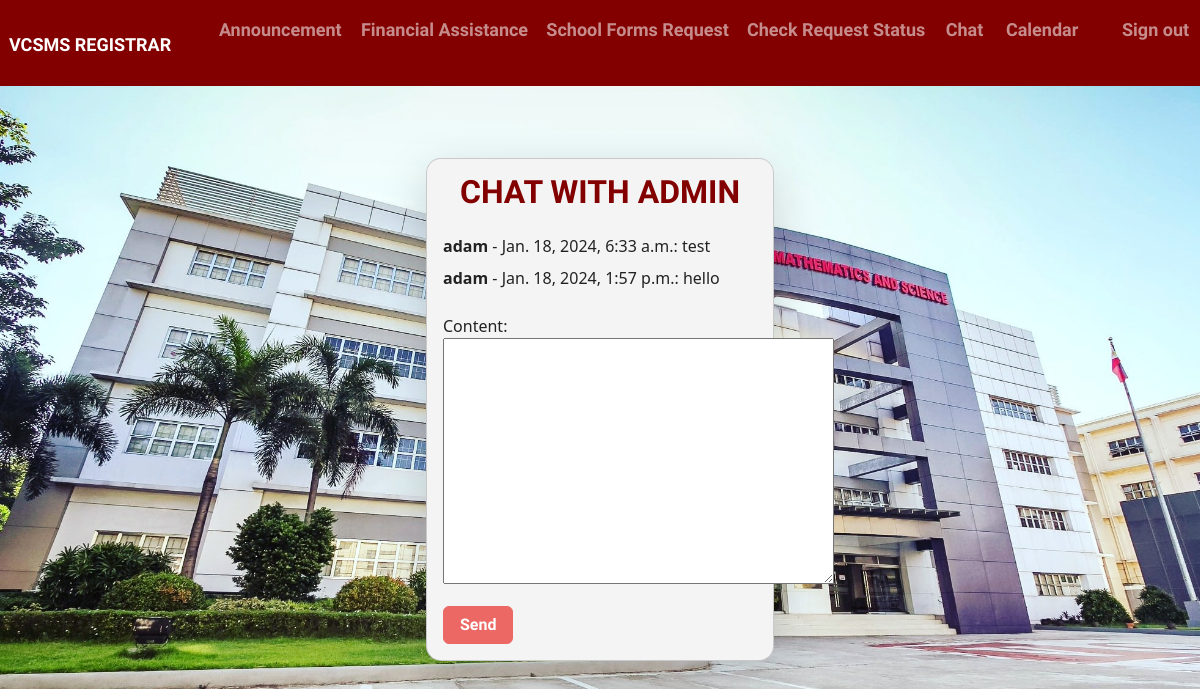
/chat (signed in), run on the app's committed database.
### vrexApp/models.py (models this page shows, shortened)
class Message(models.Model):
    sender = models.ForeignKey(CustomUser, on_delete=models.CASCADE, related_name='sent_messages')
    recipient = models.ForeignKey(CustomUser, on_delete=models.CASCADE, related_name='received_messages')
    content = models.TextField()
    timestamp = models.DateTimeField(auto_now_add=True)

class CustomUser(AbstractUser):
    first_name = models.CharField(_("first name"), max_length=150, blank=True)
    middle_name = models.CharField(_("middle name"), max_length=150, blank=True)
    last_name = models.CharField(_("last name"), max_length=150, blank=True)
    GENDER_CHOICES = [
        ('', 'Choose Gender'),
        ('M', 'Male'),
        ('F', 'Female'),
        ('O', 'Other'),
    ]
    sex = models.CharField(_("sex"), max_length=10, choices=GENDER_CHOICES, blank=True)
    USER_TYPE_CHOICES = [
        ('', 'Choose User Type'),
        ('student', 'Student'),
        ('parent', 'Parent'),
    ]
    user_type = models.CharField(_("user type"), max_length=10, choices=USER_TYPE_CHOICES, blank=True)
    home_address = models.CharField(_("home address"), max_length=150, blank=True)
    contact_number = models.CharField(
        _("contact number"),
        max_length=150,
        blank=True,
        validators=[
            RegexValidator(
                regex=r'^\+63\d{10}$',
                message=_("Enter a valid cellphone number starting with +63."),
            ),
        ],
        help_text=_("Enter a valid cellphone number starting with +63."),
    )

### vrexApp/views.py (the view)
# urls.py: path('chat', views.chat, name="chat"),
@login_required
def chat(request):
    admin_user = get_user_model().objects.filter(is_staff=True).first()
    if request.method == 'POST':
        form = MessageForm(request.POST)
        if form.is_valid():
            message = form.save(commit=False)
            message.sender = request.user
            message.recipient = admin_user
            message.save()
            return redirect('chat')
    else:
        form = MessageForm()
    user_messages = Message.objects.filter(sender=request.user, recipient=admin_user)
    admin_messages = Message.objects.filter(sender=admin_user, recipient=request.user)
    messages = user_messages.union(admin_messages).order_by('timestamp')
    return render(request, 'vrexApp/chat.html', {'form': form, 'messages': messages, 'recipient': admin_user})

### vrexApp/forms.py
class MessageForm(forms.ModelForm):
    class Meta:
        model = Message
        fields = ['content']

### vrexApp/templates/vrexApp/chat.html (shortened to what this page needs)
{% extends 'vrexApp/base.html' %}
{% block content %}
<section class="py-5">
  <div class="container">
    <div class="row justify-content-center">
      <div class="col-md-8 col-lg-6 col-xl-4">
        <div class="card shadow-lg" style="border-radius: 15px;">
          <div class="card-body">
            <h2 class="card-title text-center mb-4" style="color: #820000; text-transform: uppercase;">CHAT WITH ADMIN</h2>
            <div class="messages">
                {% for message in messages %}
                    <p class="mb-2">
                        <strong>{{ message.sender.username }}</strong> -
                        {{ message.timestamp }}:
                        {{ message.content }}
                    </p>
                {% endfor %}
            </div>
            <form method="post" action="" class="mt-4">
                {{ form.as_p }}
                <button type="submit" class="btn btn-primary">Send</button>
            </form>
          </div>
        </div>
      </div>
    </div>
  </div>
</section>
{% endblock %}

### static/css/styles.css (style rules this page uses)
.bg { background-image: url('/static/images/valma.jpg'); background-size: cover; background-repeat: no-repeat; }
.card { background-color: rgba(244, 244, 244, 1); }

### data on the page
Message: sender.username "adam", timestamp "Jan. 18, 2024, 6:33 a.m.", content "test"
Message: sender.username "adam", timestamp "Jan. 18, 2024, 1:57 p.m.", content "hello"
